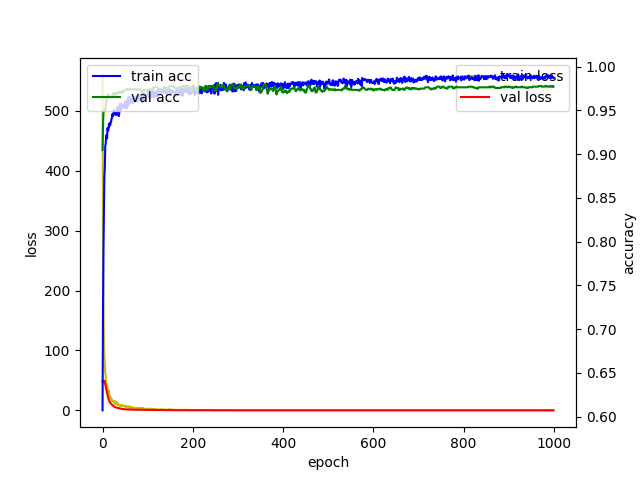

Python code for this plot:
from tensorflow.keras import layers
from tensorflow.keras import models
from tensorflow.keras import metrics
from tensorflow.keras import losses
from tensorflow.keras import optimizers
from tensorflow.keras import datasets
# from keras.utils import np_utils
from tensorflow.keras.layers import Dropout
import numpy as np
import matplotlib.pyplot as plt
import tensorflow as tf
# from sklearn import datasets
from sklearn.model_selection import train_test_split
from sklearn.metrics import recall_score
from sklearn.metrics import precision_score
from sklearn.metrics import f1_score
from sklearn.metrics import confusion_matrix
from tensorflow.python.keras.models import load_model
# from tensorflow.python.keras.models import save_weights
from sklearn import preprocessing
from tensorflow.keras.utils import plot_model
import os
import cv2
import pandas as pd
import csv
import h5py


datasets = np.loadtxt('data.csv', delimiter=',',skiprows=1)
xy_data = datasets
train_set, test_set = train_test_split(xy_data,test_size=0.3)
data_cnt=360
# print(train_set[1])
x_train_data =train_set.T[:data_cnt]
x_train_data_norm = preprocessing.normalize(x_train_data, norm='l2')
y_train_data =train_set.T[360]

x_test_data = test_set.T[:data_cnt]
x_test_data_norm = preprocessing.normalize(x_test_data, norm='l2')
y_test_data = test_set.T[360]
print("[x_train_data]",x_train_data.shape)
print("[y_train_data]", y_train_data.shape)
print("[x_test_data]", x_test_data.shape)
print("[y_test_data]", y_test_data.shape)
# print(x_train_data)
#modeling
model = models.Sequential()

model.add(layers.Dense(data_cnt, input_shape=(data_cnt,),activation="relu"))
# model.add(Dropout(0.9))
model.add(Dropout(0.5))
model.add(layers.Dense(180,activation="relu"))
model.add(Dropout(0.5))
# model.add(layers.Dense(64,activation="relu"))
# model.add(Dropout(0.2))
model.add(layers.Dense(90,activation="relu"))
# model.add(Dropout(0.2))
# model.add(layers.Dense(45,activation="relu"))
model.add(Dropout(0.5))
model.add(layers.Dense(2,activation="softmax"))

model.compile(optimizer='adam',
              loss=tf.keras.losses.SparseCategoricalCrossentropy(),#from_logits=True),
              metrics=['accuracy'])
hist=model.fit(x_train_data.T,y_train_data.T, epochs=1000,batch_size=2000,
                    validation_data = (x_test_data.T, y_test_data.T))
print(model.summary())
model.save('modelv3.h5')
performance_train = model.evaluate(x_train_data.T, y_train_data.T)
print('train_Accuracy : ',format(performance_train[1]))
performance_test = model.evaluate(x_test_data.T, y_test_data.T)
print('test_Accuracy : ',format(performance_test[1]))
#print('Test Loss and Accuracy ->', performace_test)

print(hist.history)
fig, loss_ax = plt.subplots()
acc_ax = loss_ax.twinx()

loss_ax.plot(hist.history['loss'], 'y', label='train loss')
loss_ax.plot(hist.history['val_loss'], 'r', label='val loss')
loss_ax.set_xlabel('epoch')
loss_ax.set_ylabel('loss')
loss_ax.legend(loc='upper right')

acc_ax.plot(hist.history['acc'], 'b', label='train acc')
acc_ax.plot(hist.history['val_acc'], 'g', label='val acc')
acc_ax.set_ylabel('accuracy')
acc_ax.legend(loc='upper left')

plot_model(model, to_file='model.png')
plot_model(model, to_file='model_shapes.png', show_shapes=True)
y=model.predict_classes(x_test_data.T)
cf = confusion_matrix(y_test_data.T, y)
print(cf)
y=model.predict_classes(x_train_data.T)
cf = confusion_matrix(y_train_data.T, y)
print(cf)
print(xy_data.shape)
# model.save_weights('model1.h5')
# reconstructed_model = load_model("model.h5",compile=False)
# print( model.predict_classes(x_train_data_norm.T),
#        reconstructed_model.predict_classes(x_train_data_norm.T))
plt.show()
